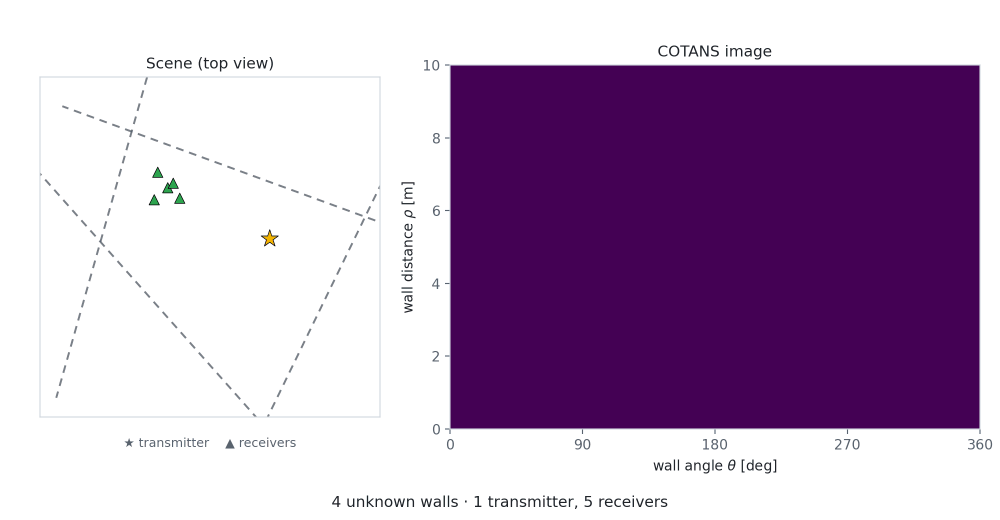
#> input picture assets/neurocotans.gif, 2000 x 1040 px (shown at 1/2 size); its folder holds 8 pictures in this run
$ python prepare_research_gifs.py
#> lines starting #> are read from the running program, lines starting #| are printed output that depends on the picture; after the words box and inside, x2 and y2 are one past the last pixel; in counts of white or black regions, pixels touching at a corner belong together
"""Give both research GIFs matching canvases without stretching their contents."""
from pathlib import Path
from shutil import copyfile
from PIL import Image, ImageOps

ROOT = Path(__file__).parent
ASSETS = ROOT / 'assets'
SIZE = (1000, 636)
BACKGROUND = (253, 253, 253)


def prepare(source_name, output_name, poster_frame):
#> called with source_name = 'neurocotans.gif', output_name = 'neurocotans-layout.gif', poster_frame = 18
    source = Image.open(ASSETS / source_name)
#> source is the input picture: PIL image 2000x1040 P; mean R, G, B 183.8, 159.2, 189.9
    frames, durations = [], []
    loop = source.info.get('loop', 0)
#> loop = 0
    for index in range(source.n_frames):
        source.seek(index)
        content = ImageOps.contain(source.convert('RGB'), SIZE, Image.Resampling.LANCZOS)
        canvas = Image.new('RGB', SIZE, BACKGROUND)
        canvas.paste(content, ((SIZE[0] - content.width) // 2, (SIZE[1] - content.height) // 2))
        frames.append(canvas)
        durations.append(source.info.get('duration', 200))
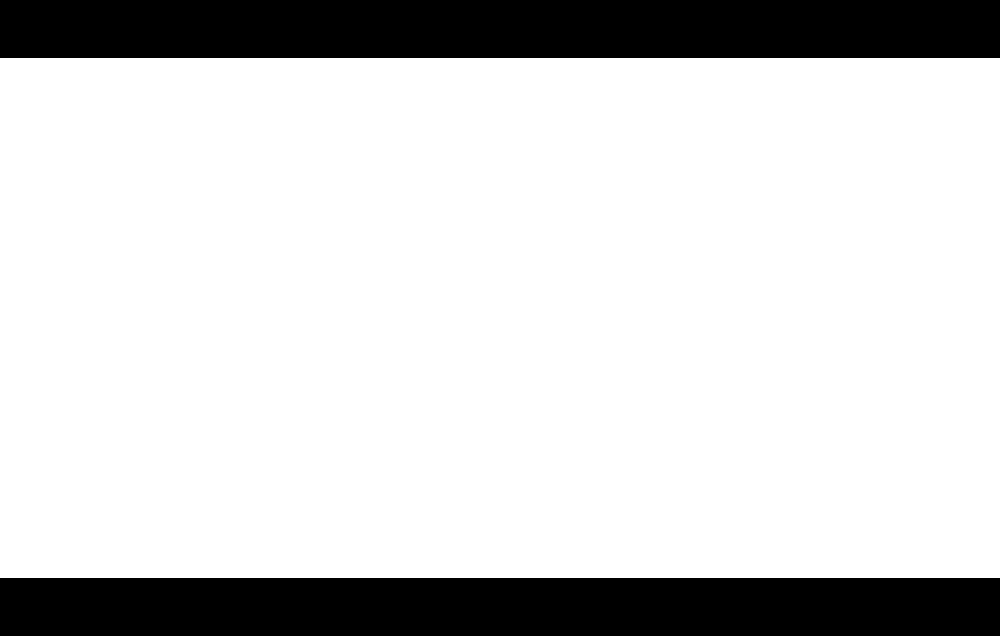
#> canvas: PIL image 1000x636 RGB; values 253 (black) and 255 (white), 81.8% white; 2 black regions, box (x1, y1, x2, y2) and area: (0, 0, 1000, 58) 58000, (0, 578, 1000, 636) 58000
#> content: PIL image 1000x520 RGB; every value is 255
#> source: PIL image 2000x1040 RGB; every value is 255
#> after the loop, durations = [900, 110, 110, 420, 110, 110, 420, 110, 110, 420, 110, 110, 420, 110, 110, 420, 1100, 700, 120, 120, 2200, 90, 90, 90]; frames = 24 items
    frames[0].save(
        ASSETS / output_name, save_all=True, append_images=frames[1:],
        duration=durations, loop=loop, disposal=2,
    )
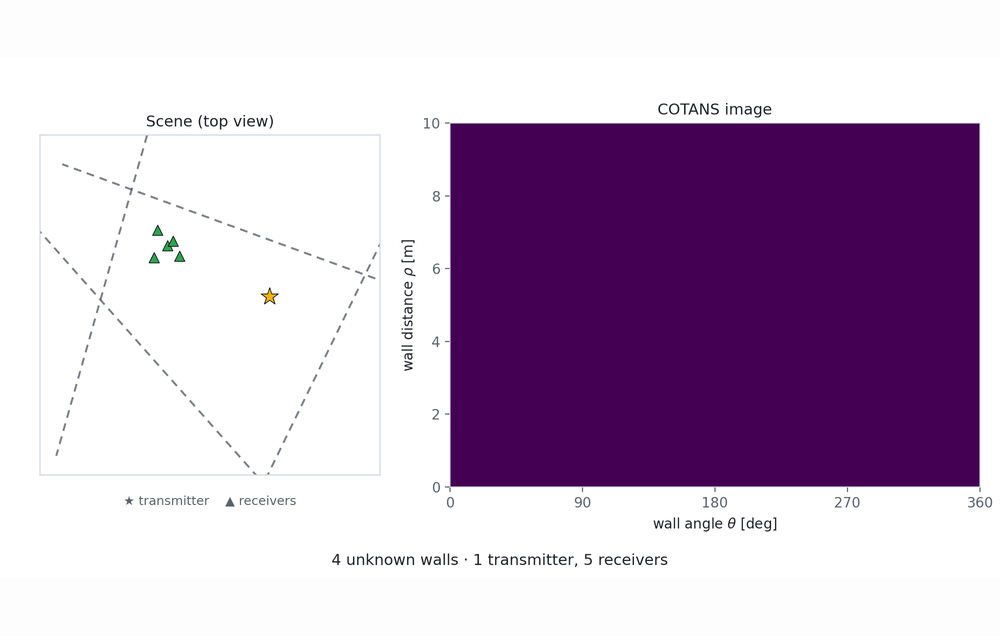
#> saved as neurocotans-layout.gif: PIL image 1000x636 RGB; mean R, G, B 196.3, 176.2, 201.3
    frames[poster_frame].save(ASSETS / output_name.replace('.gif', '-still.png'), optimize=True)
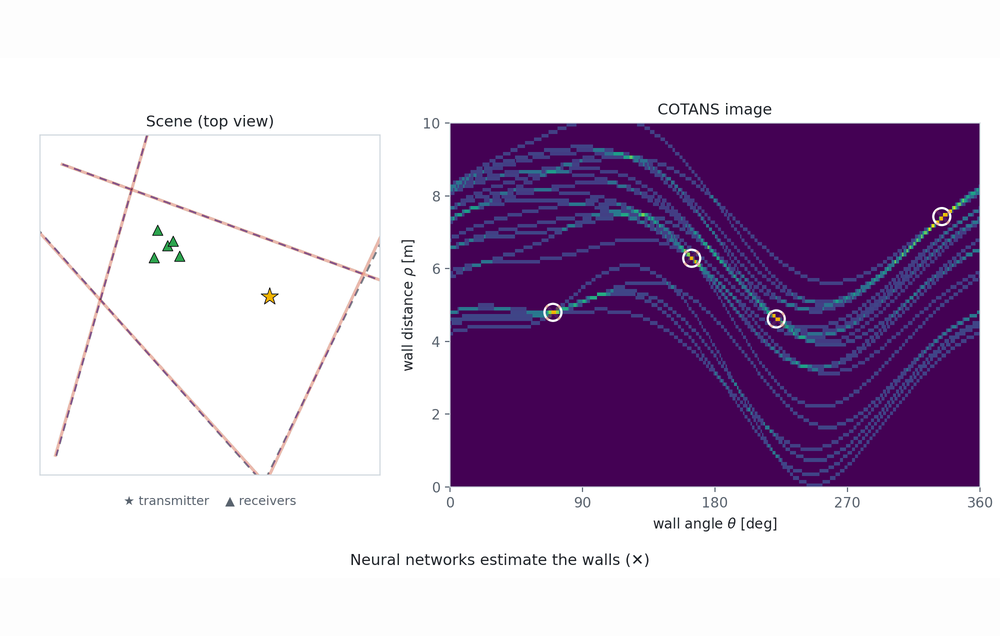
#> saved as neurocotans-layout-still.png: PIL image 1000x636 RGB; mean R, G, B 196.1, 179.7, 203.5


if __name__ == '__main__':
    prepare('neurocotans.gif', 'neurocotans-layout.gif', 18)
    prepare('latentrxnflow.gif', 'latentrxnflow-layout.gif', 0)
#> call 2 of prepare, with source_name = 'latentrxnflow.gif', output_name = 'latentrxnflow-layout.gif', poster_frame = 0
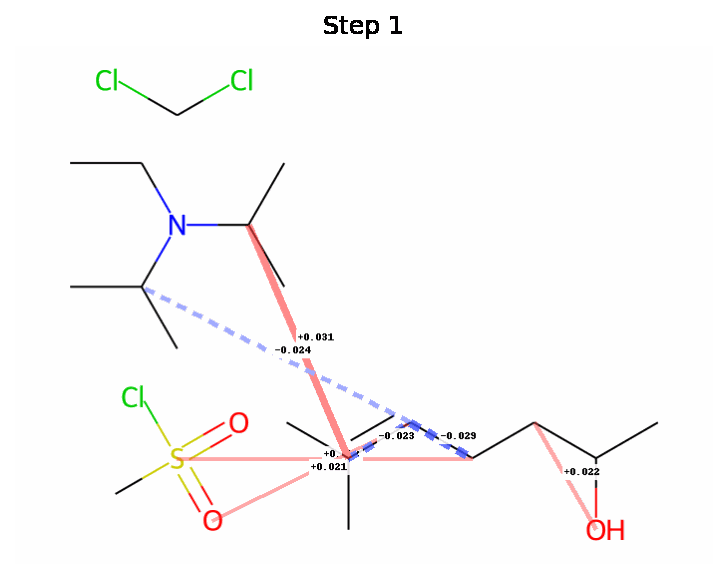
#> input picture assets/latentrxnflow.gif, 727 x 579 px
#> in prepare, source is the input picture: PIL image 727x579 P; mean R, G, B 251.3, 250.3, 250.3
#> after the loop in prepare (call 2), `for index in range(source.n_frames):`:
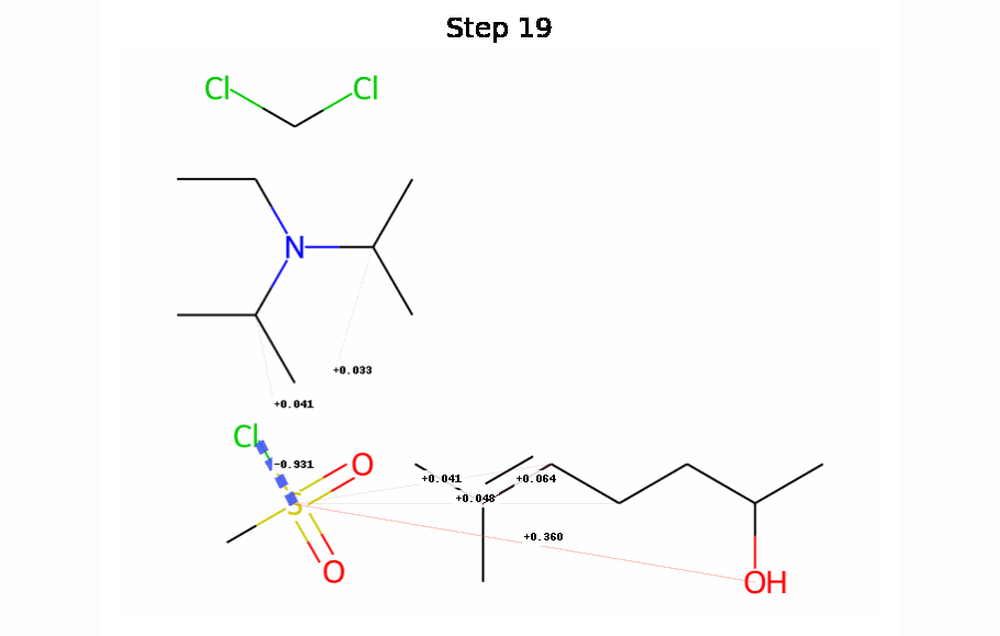
#> canvas: PIL image 1000x636 RGB; mean R, G, B 251.6, 251.4, 251.3
#> after the loop in prepare (call 2), `for index in range(source.n_frames):`:
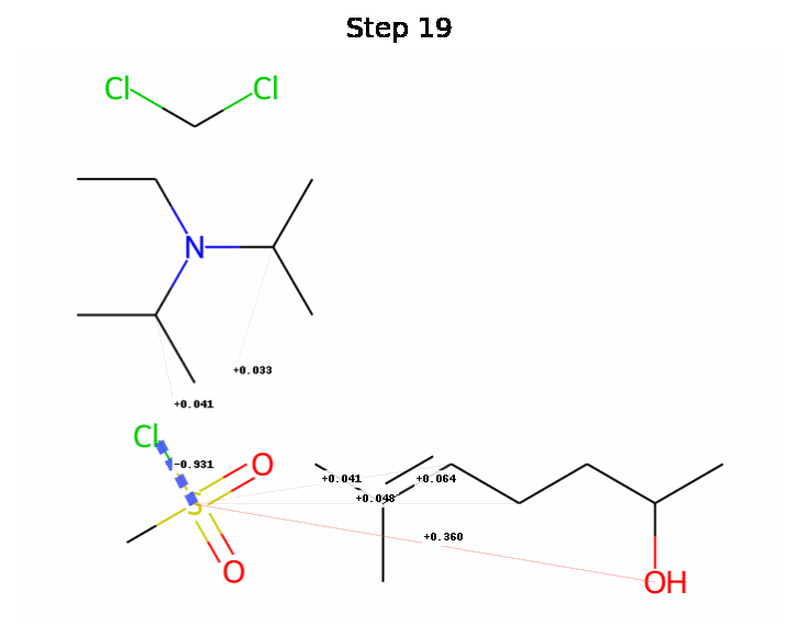
#> content: PIL image 799x636 RGB; mean R, G, B 251.3, 251, 250.8
#> after the loop in prepare (call 2), `for index in range(source.n_frames):`: durations = [200, 200, 200, 200, 200, 200, 200, 200, 200, 200, 200, 200, 200, 200, 200, 200, 200, 200, 200]; frames = 19 items
#> in prepare (call 2), `frames[0].save( ASSETS / output_name, save_all=True, append_images=fra..`:
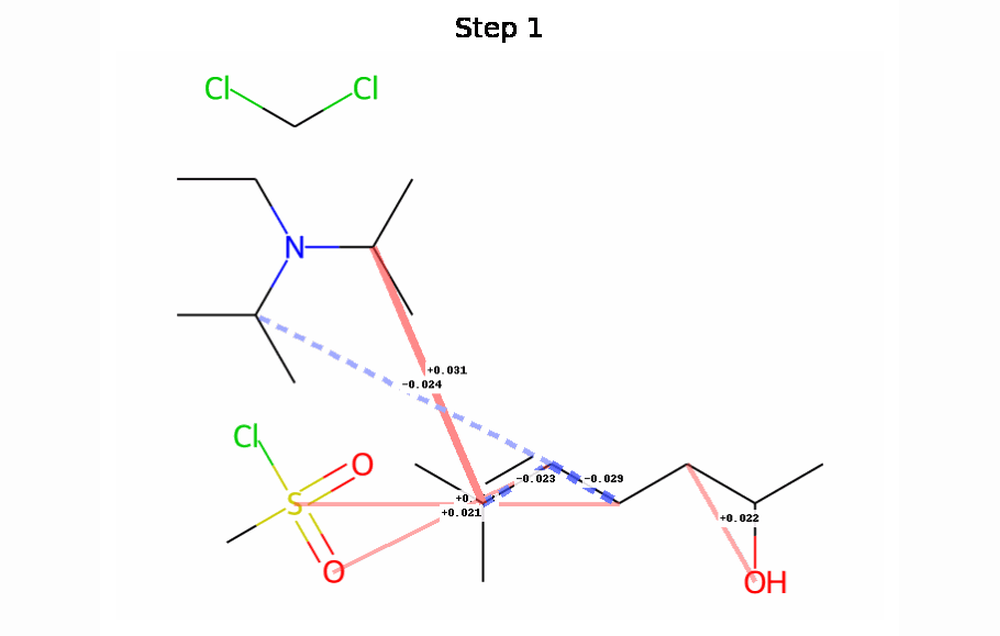
#> saved as latentrxnflow-layout.gif: PIL image 1000x636 RGB; mean R, G, B 251.6, 250.8, 250.8
